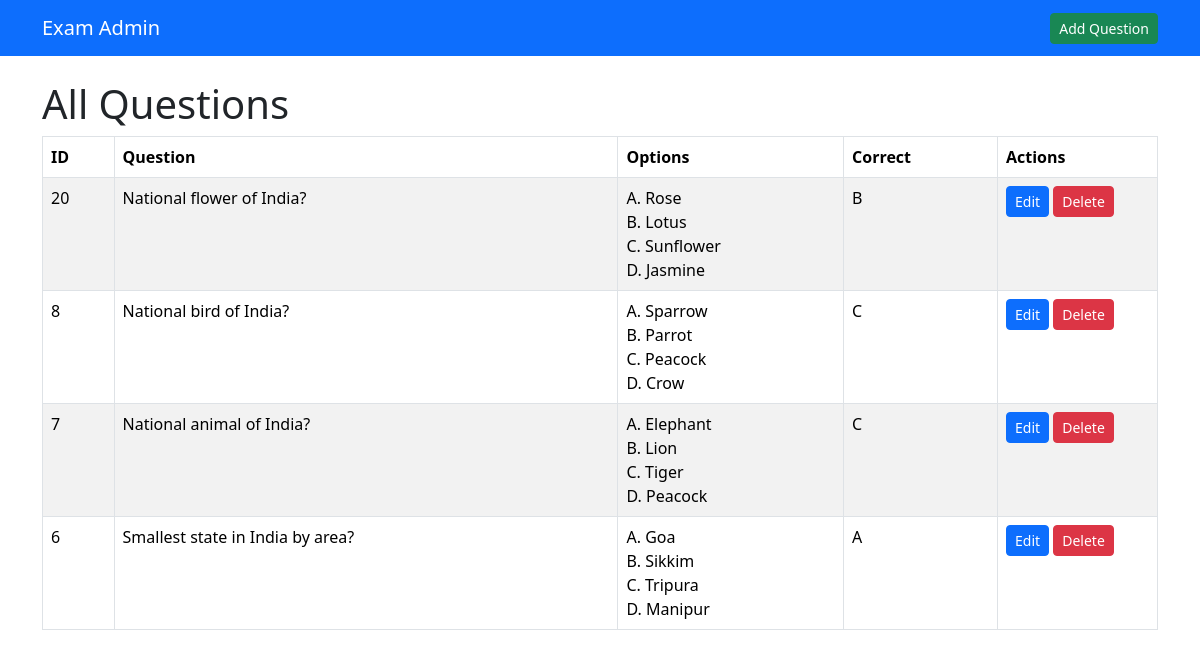
Screenshot of /questions with the database file from the repository.
### tables this page shows
CREATE TABLE questions (
        question_id INTEGER PRIMARY KEY AUTOINCREMENT,
        question_text TEXT NOT NULL,
        option_a TEXT NOT NULL,
        option_b TEXT NOT NULL,
        option_c TEXT NOT NULL,
        option_d TEXT NOT NULL,
        correct_option TEXT NOT NULL CHECK (correct_option IN ('A','B','C','D'))
    );

### app.py (the view)
@app.route('/')
@app.route('/questions')
def list_questions():
    db = get_db()
    rows = db.execute('SELECT * FROM questions ORDER BY question_id DESC').fetchall()
    return render_template('list_questions.html', questions=rows)

### app.py (called while the page is built)
def get_db():
    if 'db' not in g:
        g.db = sqlite3.connect(app.config['DATABASE'])
        g.db.row_factory = sqlite3.Row  # rows behave like dicts
    return g.db

### templates/list_questions.html (shortened to what this page needs)
{% extends 'base.html' %}
{% block content %}
<h1>All Questions</h1>
{% if questions %}
<table class="table table-striped table-bordered">
  <thead>
    <tr>
      <th>ID</th>
      <th>Question</th>
      <th>Options</th>
      <th>Correct</th>
      <th style="width:160px">Actions</th>
    </tr>
  </thead>
  <tbody>
    {% for q in questions %}
    <tr>
      <td>{{ q['question_id'] }}</td>
      <td>{{ q['question_text'] }}</td>
      <td>
        A. {{ q['option_a'] }}<br>
        B. {{ q['option_b'] }}<br>
        C. {{ q['option_c'] }}<br>
        D. {{ q['option_d'] }}
      </td>
      <td>{{ q['correct_option'] }}</td>
      <td>
        <a class="btn btn-sm btn-primary" href="{{ url_for('edit_question', q_id=q['question_id']) }}">Edit</a>
        <form method="post" action="{{ url_for('delete_question', q_id=q['question_id']) }}" style="display:inline;" onsubmit="return confirm('Delete this question?');">
          <button type="submit" class="btn btn-sm btn-danger">Delete</button>
        </form>
      </td>
    </tr>
    {% endfor %}
  </tbody>
</table>
{% else %}
<p>No questions yet. <a href="{{ url_for('add_question') }}">Add the first question</a>.</p>
{% endif %}
{% endblock %}

### templates/base.html (shortened to what this page needs)
<!doctype html>
<html lang="en">
<head>
  <link href="https://cdn.jsdelivr.net/npm/bootstrap@5.3.2/dist/css/bootstrap.min.css" rel="stylesheet">
</head>
<body>
<nav class="navbar navbar-expand-lg navbar-dark bg-primary mb-4">
  <div class="container">
    <a class="navbar-brand" href="{{ url_for('list_questions') }}">Exam Admin</a>
    <div>
      <a class="btn btn-success btn-sm" href="{{ url_for('add_question') }}">Add Question</a>
    </div>
  </div>
</nav>
<div class="container">
  {% block content %}{% endblock %}
</div>
</body>
</html>

### rows the page displays
questions: question_id "20", question_text "National flower of India?", option_a "Rose", option_b "Lotus", option_c "Sunflower", option_d "Jasmine", correct_option "B"
questions: question_id "8", question_text "National bird of India?", option_a "Sparrow", option_b "Parrot", option_c "Peacock", option_d "Crow", correct_option "C"
questions: question_id "7", question_text "National animal of India?", option_a "Elephant", option_b "Lion", option_c "Tiger", option_d "Peacock", correct_option "C"
questions: question_id "6", question_text "Smallest state in India by area?", option_a "Goa", option_b "Sikkim", option_c "Tripura", option_d "Manipur", correct_option "A"
